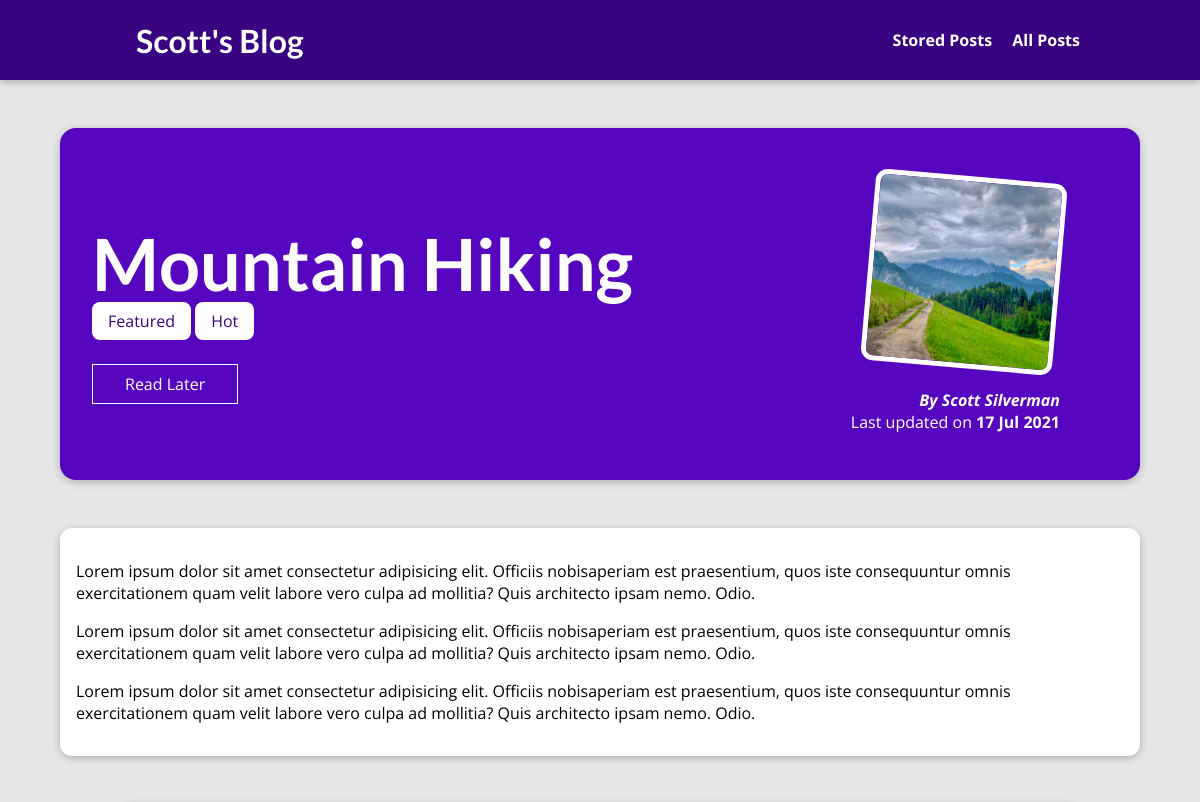
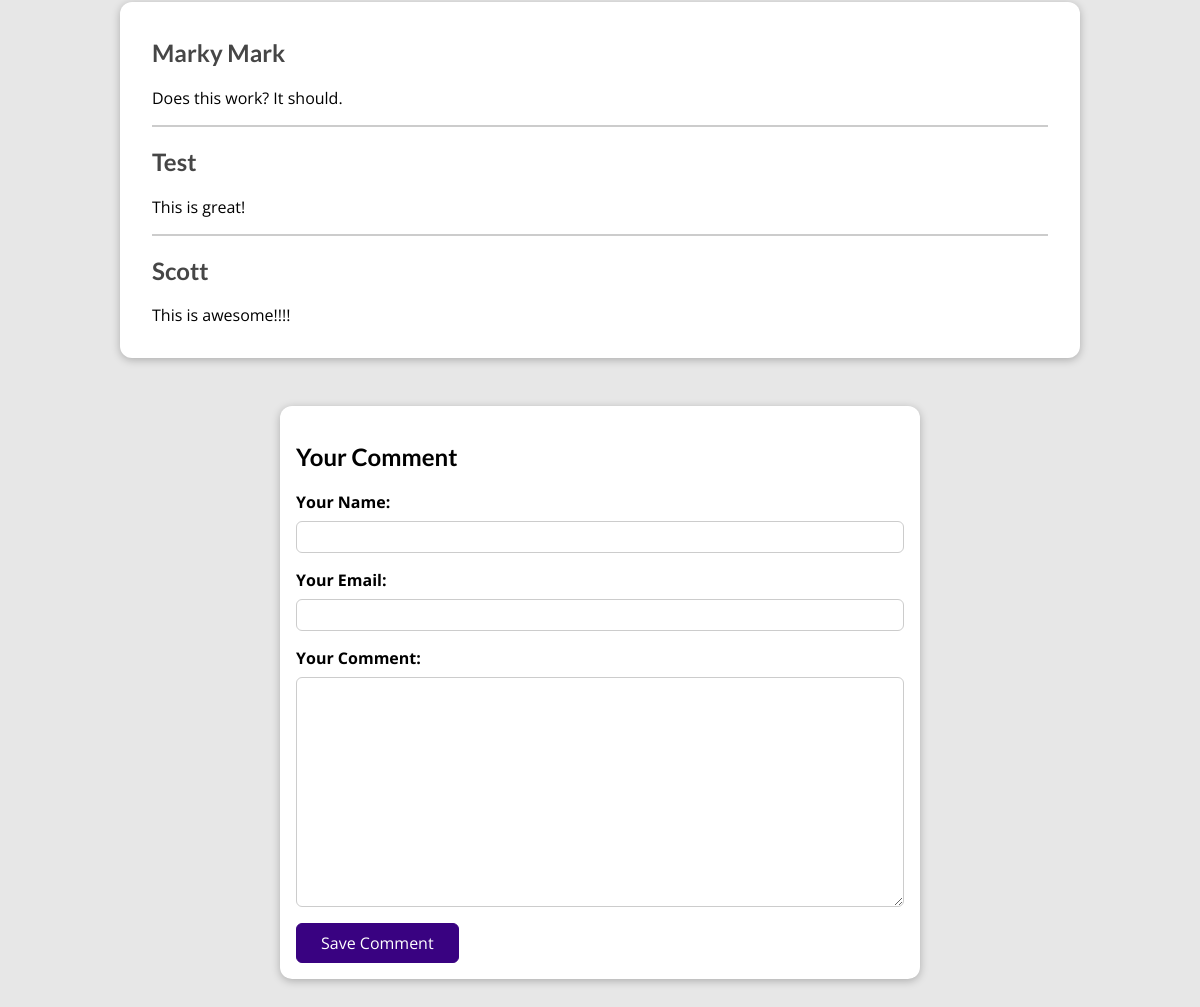
The app's page /posts/mountain-hiking with its own data (2 pictures, top to bottom).
### main_blog/models.py (models this page shows, shortened)
class Post(models.Model):
  title = models.CharField(max_length=100)
  excerpt = models.CharField(max_length=200)
  image = models.ImageField(upload_to="posts", null=True)
  date = models.DateField(auto_now=True)
  slug = models.SlugField(unique=True, db_index=True)
  content = models.TextField(validators=[MinLengthValidator(10)])
  author = models.ForeignKey(Author, on_delete=models.SET_NULL, null=True, related_name="posts")
  tags = models.ManyToManyField(Tag)

class Tag(models.Model):
  caption = models.CharField(max_length=20)

class Author(models.Model):
  first_name = models.CharField(max_length=100)
  last_name = models.CharField(max_length=100)
  email_address = models.EmailField()
  def full_name(self):
    return f"{self.first_name} {self.last_name}"
  def __str__(self):
    return self.full_name()

class Comment(models.Model):
  user_name = models.CharField(max_length=120)
  user_email = models.EmailField()
  text = models.TextField(max_length=400)
  post = models.ForeignKey(Post, on_delete=models.CASCADE, related_name="comments")

### main_blog/views.py (the view, shortened to what this page needs)
# urls.py: path("posts/<slug:slug>", views.SinglePostView.as_view(), name="post-detail-page"),
class SinglePostView(View):
    def is_stored_post(self, request, post_id):
        stored_posts = request.session.get("stored_posts")
        if stored_posts is not None:
          is_saved_for_later = post_id in stored_posts
        else:
          is_saved_for_later = False
        return is_saved_for_later
    def get(self, request, slug):
        post = Post.objects.get(slug=slug)
        context = {
            "post": post,
            "post_tags": post.tags.all(),
            "comment_form": CommentForm(),
            "comments": post.comments.all().order_by("-id"),
            "saved_for_later": self.is_stored_post(request, post.id)
        }
        return render(request, "main_blog/post-details.html", context)

### main_blog/forms.py
class CommentForm(forms.ModelForm):
  class Meta:
    model = Comment
    exclude = ["post"]
    labels = {
      "user_name": "Your Name",
      "user_email": "Your Email",
      "text": "Your Comment"
    }

### main_blog/templates/main_blog/post-details.html (shortened to what this page needs)
{% extends "base.html" %}
{% load static %}
{% block css_files %}
  <link rel="stylesheet" href="{% static "main_blog/post-details.css" %}" />
{% endblock %}
{% block content %}
  <section id="summary">
    <h2>{{ post.title }}</h2>
    <div>
      {% for tag in post_tags %}
        <span class="tag">{{ tag.caption }}</span>
      {% endfor %}
    </div>
    <div id="read-later">
      <form action="{% url "read-later" %}" method="POST">
        <button>
          {% if saved_for_later %}
            Remove from "Read Later" list
          {% else %}
            Read Later
          {% endif %}
        </button>
      </form>
    </div>
    <article>
      <img src="{{ post.image.url }}" alt="{{ post.title }}" />
      <address>By <a href="mailto:{{ post.author.email_address }}">{{ post.author }}</a></address>
      <div>
        Last updated on <time>{{ post.date|date:"d M Y" }}</time>
      </div>
    </article>
  </section>
  <main>
    {{ post.content|linebreaks }}
  </main>
  <section id="comments">
    <ul>
      {% for comment in comments %}
        <li>
          <h2>{{ comment.user_name }}</h2>
          <p>{{ comment.text|linebreaks }}</p>
        </li>
      {% endfor %}
    </ul>
  </section>
  <section id="comment-form">
    <h2>Your Comment</h2>
    <form action="{% url "post-detail-page" post.slug %}" method="POST">
      {% for form_field in comment_form %}
        <div class="form-control {% if form_field.errors %}invalid{% endif %}">
          {{ form_field.label_tag }}
          {{ form_field }}
        </div>
      {% endfor %}
      <button>Save Comment</button>
    </form>
{% endblock %}

### static/app.css (style rules this page uses)
* { box-sizing: border-box; }
html { font-family: 'Open Sans', 'Lato', sans-serif; }
body { margin: 0; }
h1, h2, h3 { font-family: 'Lato', sans-serif; font-weight: bold; }

### main_blog/static/main_blog/post-details.css (style rules this page uses)
body { background-color: #e7e7e7; }
#summary { margin: 8rem auto 3rem auto; padding: 2rem; width: 90%; max-width: 90rem; border-radius: 16px; background-color: #5706c0; position: relative; box-shadow: 0 2px 8px rgba(0, 0, 0, 0.25); height: 22rem; }
#summary h2 { color: white; font-size: 4.5rem; margin-bottom: 0.25rem; }
#summary article { position: absolute; top: 2rem; right: 3rem; padding: 1rem 2rem; border-radius: 12px; text-align: right; color: white; }
#summary article img { width: 12rem; height: 12rem; border-radius: 12px; transform: rotateZ(5deg); border: 5px solid white; margin-bottom: 1rem; }
#summary address { font-weight: bold; }
#summary a { color: white; text-decoration: none; }
#summary time { font-weight: bold; }
#read-later { margin: 2rem 0; }
#read-later button { background-color: transparent; border: 1px solid white; padding: 0.5rem 2rem; font: inherit; color: white; cursor: pointer; }
main { width: 90%; max-width: 90rem; margin: 3rem auto; background-color: white; padding: 1rem; border-radius: 12px; box-shadow: 0 2px 8px rgba(0, 0, 0, 0.25); }
.tag { background-color: white; color: #390281; padding: 0.5rem 1rem; border-radius: 8px; }
#comment-form { margin: 3rem auto; width: 90%; max-width: 40rem; border-radius: 12px; background-color: white; box-shadow: 0 2px 8px rgba(0, 0, 0, 0.25); padding: 1rem; }
#comment-form button { font: inherit; background-color: #390281; color: white; border: 1px solid #390281; padding: 0.5rem 1.5rem; border-radius: 6px; cursor: pointer; }
.form-control { margin-bottom: 1rem; }
.form-control label { font-weight: bold; margin-bottom: 0.5rem; display: block; }
.form-control input, .form-control textarea { display: block; width: 100%; font: inherit; padding: 0.25rem; border-radius: 6px; border: 1px solid #ccc; }
#comments { margin: 3rem auto; width: 90%; max-width: 60rem; border-radius: 12px; background-color: white; box-shadow: 0 2px 8px rgba(0, 0, 0, 0.25); padding: 1rem 2rem; }
#comments ul { list-style: none; margin: 0; padding: 0; }
#comments li { margin-bottom: 1rem; border-bottom: 2px solid #ccc; }
#comments li:last-of-type { border-bottom: none; }
#comments h2 { color: #464646; }

### records on screen
Post: title "Mountain Hiking", image (picture), author "Scott Silverman", date "17 Jul 2021", content "Lorem ipsum dolor sit amet consectetur adipisicing elit. Officiis nobisaperiam est praesentium, quos iste consequuntur omnis exercitationem quam velit labore vero culpa ad mollitia? Quis architecto ipsam nemo. Odio. Lorem ipsum dolor sit amet consectetur adipisicing elit. Officiis nobisaperiam est praesentium, quos iste consequuntur omnis exercitationem quam velit labore vero culpa ad mollitia? Quis architecto ipsam nemo. Odio. Lorem ipsum dolor sit amet consectetur adipisicing elit. Officiis nobisaperiam est praesentium, quos iste consequuntur omnis exercitationem quam velit labore vero culpa ad mollitia? Quis architecto ipsam nemo. Odio."
Tag: caption "Featured"
Tag: caption "Hot"
Comment: user_name "Marky Mark", text "Does this work? It should."
Comment: user_name "Test", text "This is great!"
Comment: user_name "Scott", text "This is awesome!!!!"
